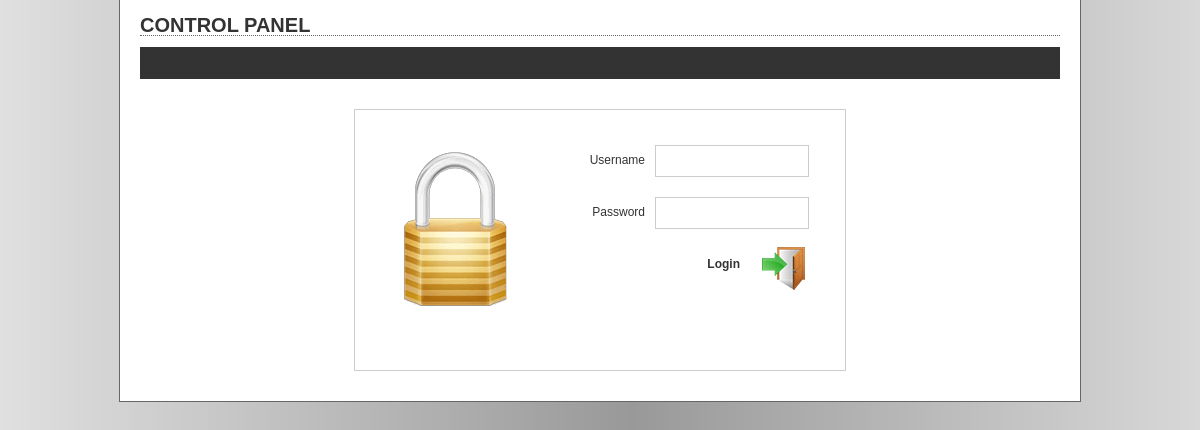
The page /admin/login.php on the database its author committed.
### tables this page shows
CREATE TABLE `booking_texts` (
  `text_id` int(11) unsigned NOT NULL AUTO_INCREMENT,
  `page_id` int(11) NOT NULL,
  `text_label` varchar(255) NOT NULL DEFAULT '',
  `text_value` text NOT NULL,
  PRIMARY KEY (`text_id`)
);

### admin/common.php (called while the page is built, shortened)
<?php
include_once dirname(__FILE__).'/class/lang.class.php';
$langObj = new lang();
?>

### admin/class/lang.class.php (called while the page is built, shortened)
<?php
class lang {
	private function doLanguageQuery($label) {
		$languageQry = mysql_query("SELECT * FROM booking_texts WHERE text_label='".mysql_real_escape_string($label)."'");
		return stripslashes(mysql_result($languageQry,0,'text_value'));
	}
	public function getLabel($label) {
		return lang::doLanguageQuery($label);
	}
}
?>

### admin/login.php (the view, shortened to what this page needs)
<?php
include 'common.php';
if(isset($_POST["username"]) && $_POST["username"] != '') {
	$result = $adminObj->doLogin($_POST["username"],$_POST["password"]);
	if($result>0) {
		$_SESSION["admin_id"] = $result;
		$_SESSION["admin_name"] = $adminObj->getAdminUsername();
		$_SESSION["numperpag"] = 10;
		$_SESSION["qryHolidaysOrderString"] = "ORDER BY holiday_date ASC";
		$_SESSION["orderbyHolidayDate"] = "desc";
		$_SESSION["qrySlotsOrderString"] = "ORDER BY slot_date ASC,slot_time_from ASC";
		$_SESSION["orderbySlotsDate"] = "desc";
		$_SESSION["orderbySlotsTime"] = "desc";
		$_SESSION["qrySlotsFilterString"] = "";
		$_SESSION["qryReservationsOrderString"] = "ORDER BY slot_date ASC,slot_time_from ASC";
		$_SESSION["orderbyReservationDate"] = "desc";
		$_SESSION["orderbyReservationTime"] = "desc";
		$_SESSION["qryReservationsFilterString"] = "";
		header("Location: welcome.php");
	}  else {
		include 'include/header.php';
	}
} else {
	include 'include/header.php';
}
?>
<div id="top_bg_container_all">
    <div id="container_all">
        <div id="container_content">
			<?php
            include 'include/menu.php';
            ?>
            <div id="login_container">
                <div id="login_left"></div>
                <div id="login_right">
                    <form name="login" action="" method="post" tmt:validate="true" style="display:inline">
                    <div id="form_field"><label for="username"><?php echo $langObj->getLabel("LOGIN_USERNAME"); ?></label></div>
                    <div id="form_input"><input type="text" class="inputtext" id="username" name="username" tmt:required="true" tmt:message="<?php echo $langObj->getLabel("LOGIN_USERNAME_ALERT"); ?>" tmt:errorclass="error_validate" tmt:filters="ltrim,rtrim" /></div>
                    <div id="cleardiv" style="height: 20px;"></div>
                    <div id="form_field"><label for="password"><?php echo $langObj->getLabel("LOGIN_PASSWORD"); ?></label></div>
                    <div id="form_input"><input type="password" class="inputtext" name="password" id="password" tmt:required="true" tmt:message="<?php echo $langObj->getLabel("LOGIN_PASSWORD_ALERT"); ?>" tmt:errorclass="error_validate" tmt:filters="ltrim,rtrim" /></div>
                    <div id="login_label"><?php echo $langObj->getLabel("LOGIN_BUTTON"); ?></div>
                    <div id="login_button_container"><input type="submit" id="login_button" value=""></div>
                    </form>
                </div>
            </div>
            <div id="margintopdiv" style="height: 30px;"></div>
        </div>
    </div>
</div>
<?php
include 'include/footer.php';
?>

### admin/include/menu.php (shortened to what this page needs)
<div id="header_container">
	<?php
    if(isset($_SESSION["admin_id"]) && $_SESSION["admin_id"] != 0) {
	?>
        <div class="header_left">
            <div class="header_title"><h1><?php echo $langObj->getLabel("MENU_CONTROL_PANEL_TITLE"); ?></h1></div>
            <div class="link_website"><a href="../" target="_blank"><?php echo $langObj->getLabel("MENU_GO_TO_SITE"); ?></a></div>
        </div>
        <div class="header_identity_container">
            <div class="header_identity"><?php echo $langObj->getLabel("MENU_LOGGED_AS"); ?> <strong><?php echo $_SESSION["admin_name"]?></strong></div>
            <div class="header_logout"><strong><a href="logout.php"><?php echo $langObj->getLabel("MENU_LOGOUT"); ?></a></strong></div>
        </div>
        <div id="cleardiv"></div>
        <div class="line_dotted"></div>
    <?php
	} else {
	?>
        <div class="header_left">
            <div class="header_title"><h1><?php echo $langObj->getLabel("MENU_CONTROL_PANEL_TITLE"); ?></h1></div>
        </div>
        <div class="line_dotted"></div>
    <?php
	}
	?>
</div>
<div id="menu_container">
</div>

### admin/css/style.css (style rules this page uses)
body { background: url(../images/bg.png) top center repeat-y; padding: 0px; margin: 0px; font-family:Arial, Helvetica, sans-serif; font-size:12px; color:#333; }
h1 { font-size: 20px; font-weight: bold; margin: 0px; padding: 0px; }
#cleardiv { clear: both; }
#top_bg_container_all { padding: 0px; margin: 0px; height: 73px; }
#container_all { width: 960px; border: 1px solid #666; border-top: none; margin-left: auto; margin-right: auto; background: #fff; }
#container_content { width: 920px; margin-left: auto; margin-right: auto; }
#form_field { height: 30px; line-height: 30px; text-align: right; float:left; margin-right: 10px; width: 100px; }
#form_input { float: left; }
.inputtext { height: 28px; line-height: 30px; text-align: left; padding-left: 5px; border: 1px solid #CCC; width:145px; }
.header_left { float: left; }
.header_title { width: 500px; height: 35px; line-height: 50px; }
.line_dotted { width: 920px; height: 1px; border-top: 1px dotted #666666; }
#menu_container { width: 920px; height: 32px; margin-top: 10px; margin-left: auto; margin-right: auto; background: #333; z-index: 100; }
#login_container { margin: auto; margin-top: 30px; padding-top: 15px; padding-left: 10px; padding-right: 10px; padding-bottom: 15px; width: 470px; height: 230px; border: 1px solid #CCC; }
#login_left { margin-top: 15px; margin-bottom: 15px; float: left; width: 180px; height: 180px; background-image:url('../images/login_main.gif'); background-repeat:no-repeat; background-position:center; }
#login_right { float: left; margin-top: 20px; }
#login_label { font-weight: bold; text-align: right; width: 195px; float:left; height: 50px; line-height: 50px; margin-top: 10px; }
#login_button_container { float: right; margin-top: 14px; }
#login_button { width: 51px; height: 51px; cursor: pointer; border: none; background: url(../images/buttons/login_button.png) top left no-repeat; padding:0px; float:right; }

### rows shown on the page
booking_texts: text_value "CONTROL PANEL"
booking_texts: text_value "Username"
booking_texts: text_value "Password"
booking_texts: text_value "Login"
